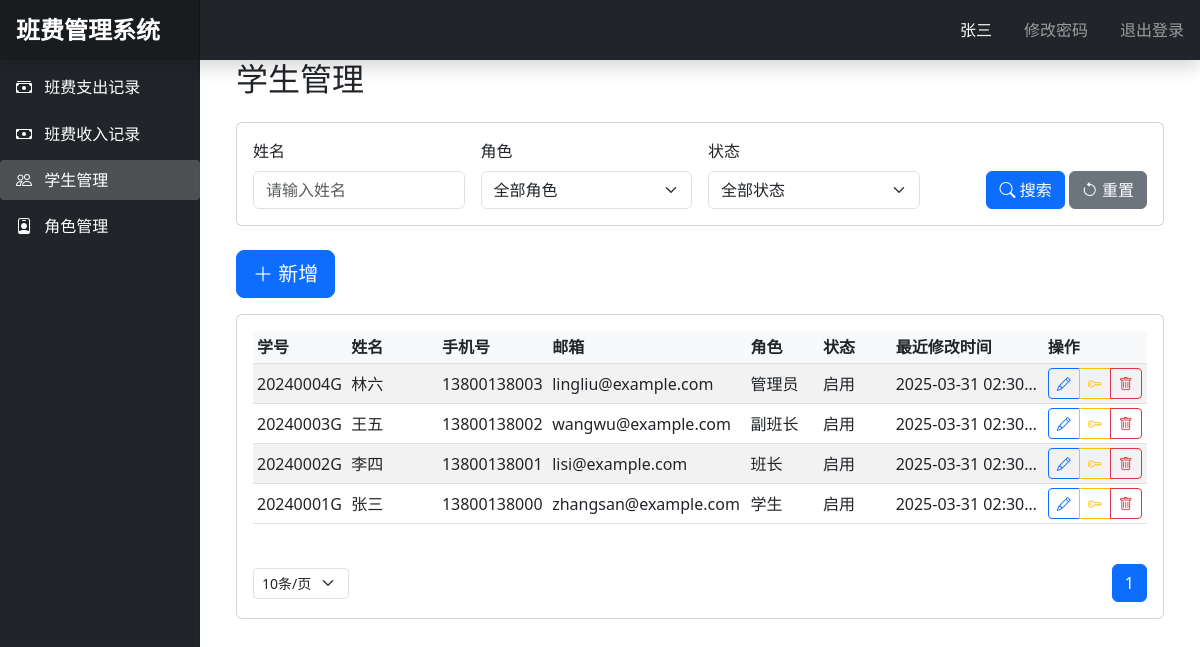
Page /students (signed in) on the earlier database version.
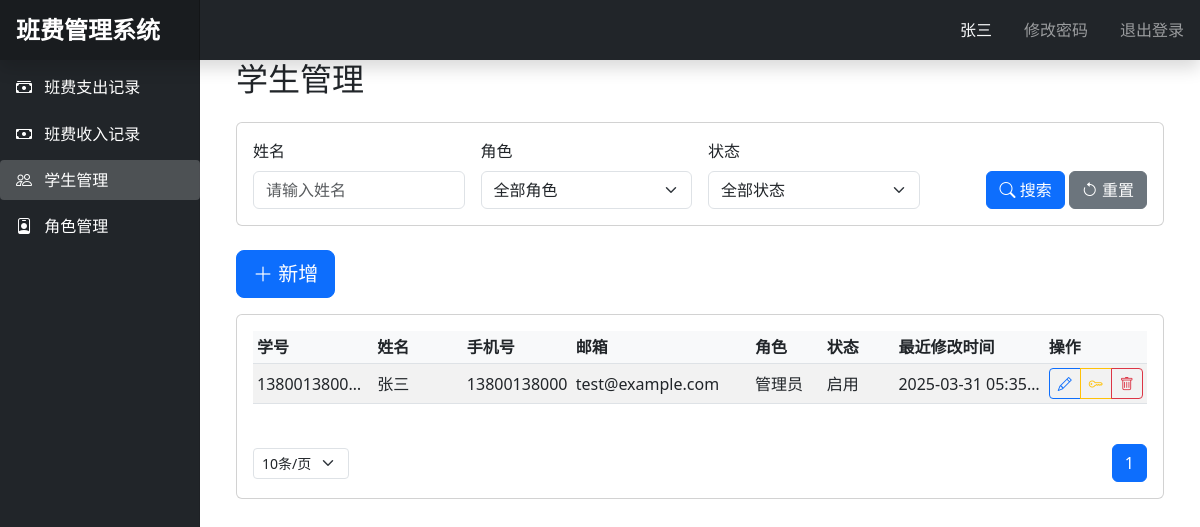
Same page on the later database version.
### app.py (models this page shows, shortened)
class Student(db.Model):
    id = db.Column(db.Integer, primary_key=True)
    student_no = db.Column(db.String(20), unique=True, nullable=False)
    name = db.Column(db.String(50), nullable=False)
    phone = db.Column(db.String(20), nullable=False)
    email = db.Column(db.String(100), nullable=False)
    role = db.Column(db.String(20), nullable=False)
    status = db.Column(db.String(20), nullable=False, default='启用')
    password_hash = db.Column(db.String(120), nullable=False, default='123456')  # 添加密码字段
    created_at = db.Column(db.DateTime, default=datetime.utcnow)
    is_active = True
    is_authenticated = True
    is_anonymous = False

### app.py (the view)
@app.route('/students')
@login_required
def students():
    page = request.args.get('page', 1, type=int)
    per_page = request.args.get('per_page', 10, type=int)
    query = Student.query
    name = request.args.get('name', '')
    if name:
        query = query.filter(Student.name.like(f'%{name}%'))
    role = request.args.get('role', '')
    if role:
        query = query.filter(Student.role == role)
    status = request.args.get('status', '')
    if status:
        query = query.filter(Student.status == status)
    pagination = query.order_by(Student.created_at.desc()).paginate(
        page=page, per_page=per_page, error_out=False)
    return render_template('students.html', students=pagination.items, pagination=pagination)

### app.py (called while the page is built)
@login_manager.user_loader
def load_user(user_id):
    return Student.query.get(int(user_id))

### templates/students.html (shortened to what this page needs)
{% extends "base.html" %}
{% block content %}
    <div class="container-fluid" style="max-width: 1600px; margin: 0 auto;">
        <h2 class="mb-4">学生管理</h2>
        <div class="card mb-4">
            <div class="card-body">
                <form method="GET" class="row g-3 align-items-end">
                    <div class="col-md-3">
                        <label class="form-label">姓名</label>
                        <input type="text" class="form-control" name="name" placeholder="请输入姓名"
                               value="{{ request.args.get('name', '') }}">
                    </div>
                    <div class="col-md-3">
                        <label class="form-label">角色</label>
                        <select class="form-select" name="role">
                            <option value="">全部角色</option>
                        </select>
                    </div>
                    <div class="col-md-3">
                        <label class="form-label">状态</label>
                        <select class="form-select" name="status">
                            <option value="">全部状态</option>
                        </select>
                    </div>
                    <div class="col-md-3 text-end">
                        <button type="submit" class="btn btn-primary">
                            <i class="bi bi-search"></i> 搜索
                        </button>
                        <a href="{{ url_for('students') }}" class="btn btn-secondary">
                            <i class="bi bi-arrow-counterclockwise"></i> 重置
                        </a>
                    </div>
                </form>
            </div>
        </div>
        <div class="mb-3">
            <button class="btn btn-primary btn-lg" data-bs-toggle="modal" data-bs-target="#addStudentModal">
                <i class="bi bi-plus-lg"></i> 新增
            </button>
        </div>
        <div class="card">
            <div class="card-body">
                <div class="table-responsive">
                    <table class="table table-striped table-hover table-sm">
                        <thead>
                        <tr>
                            <th style="width: 10%" class="fs-6">学号</th>
                            <th style="width: 10%" class="fs-6">姓名</th>
                            <th style="width: 12%" class="fs-6">手机号</th>
                            <th style="width: 20%" class="fs-6">邮箱</th>
                            <th style="width: 8%" class="fs-6">角色</th>
                            <th style="width: 8%" class="fs-6">状态</th>
                            <th style="width: 15%" class="fs-6">最近修改时间</th>
                            <th style="width: 10%" class="fs-6">操作</th>
                        </tr>
                        </thead>
                        <tbody>
                        {% for student in students %}
                            <tr data-id="{{ student.id }}">
                                <td class="text-truncate" style="max-width: 120px;">{{ student.student_no }}G</td>
                                <td class="text-truncate" style="max-width: 100px;">{{ student.name }}</td>
                                <td class="text-truncate" style="max-width: 120px;">{{ student.phone }}</td>
                                <td class="text-truncate" style="max-width: 200px;">{{ student.email }}</td>
                                <td class="text-truncate" style="max-width: 80px;">{{ student.role }}</td>
                                <td class="text-truncate" style="max-width: 80px;">{{ student.status }}</td>
                                <td class="text-truncate"
                                    style="max-width: 150px;">{{ student.created_at.strftime('%Y-%m-%d %H:%M:%S') }}</td>
                                <td>
                                    <div class="btn-group btn-group-sm">
                                        <button class="btn btn-outline-primary" onclick="editStudent({{ student.id }})"
                                                title="编辑">
                                            <i class="bi bi-pencil"></i>
                                        </button>
                                        <a href="{{ url_for('reset_password', student_id=student.id) }}"
                                           class="btn btn-outline-warning"
                                           title="重置密码"
                                           onclick="return confirm('确定要重置该学生的密码为123456吗？')">
                                            <i class="bi bi-key"></i>
                                        </a>
                                        <button class="btn btn-outline-danger" onclick="deleteStudent({{ student.id }})"
                                                title="删除">
                                            <i class="bi bi-trash"></i>
                                        </button>
                                    </div>
                                </td>
                            </tr>
                        {% endfor %}
                        </tbody>
                    </table>
                </div>
                <nav aria-label="Page navigation" class="mt-4">
                    <div class="d-flex justify-content-between align-items-center">
                        <div>
                            <select class="form-select form-select-sm d-inline-block w-auto"
                                    onchange="changePerPage(this.value)">
                                <option value="10" {% if request.args.get('per_page') == '10' %}selected{% endif %}>
                                    10条/页
                                </option>
                            </select>
                        </div>
                        <ul class="pagination mb-0">
                            {% for page in pagination.iter_pages() %}
                                {% if page %}
                                    <li class="page-item {% if page == pagination.page %}active{% endif %}">
                                        <a class="page-link"
                                           href="{{ url_for('students', page=page, name=request.args.get('name', ''), role=request.args.get('role', ''), status=request.args.get('status', ''), per_page=request.args.get('per_page', 10)) }}">{{ page }}</a>
                                    </li>
                                {% else %}
                                    <li class="page-item disabled"><span class="page-link">...</span></li>
                                {% endif %}
                            {% endfor %}
                        </ul>
                    </div>
                </nav>
            </div>
        </div>
    </div>
{% endblock %}

### templates/base.html (shortened to what this page needs)
<!DOCTYPE html>
<html lang="zh">
<head>
    <link href="https://cdn.jsdelivr.net/npm/bootstrap@5.3.0/dist/css/bootstrap.min.css" rel="stylesheet">
    <link href="https://cdn.jsdelivr.net/npm/bootstrap-icons@1.7.2/font/bootstrap-icons.css" rel="stylesheet">
</head>
<body>
    <nav class="navbar navbar-dark sticky-top bg-dark flex-md-nowrap p-0 shadow">
        <a class="navbar-brand col-md-3 col-lg-2 me-0 px-3" href="#">班费管理系统</a>
        <div class="navbar-nav">
            <div class="nav-item text-nowrap d-flex align-items-center">
                <span class="nav-link px-3 text-light">{{ current_user.name }}</span>
                <a class="nav-link px-3" href="{{ url_for('change_password') }}">修改密码</a>
                <a class="nav-link px-3" href="/logout">退出登录</a>
            </div>
        </div>
    </nav>
    <div class="container-fluid">
        <div class="row">
            <nav id="sidebarMenu" class="col-md-3 col-lg-2 d-md-block bg-dark sidebar collapse">
                <div class="position-sticky pt-3">
                    <ul class="nav flex-column">
                        <li class="nav-item">
                            <a class="nav-link {% if request.endpoint == 'expenses' %}active{% endif %}"
                               href="{{ url_for('expenses') }}">
                                <i class="bi bi-cash-stack"></i>
                                班费支出记录
                            </a>
                        </li>
                        <li class="nav-item">
                            <a class="nav-link {% if request.endpoint == 'income' %}active{% endif %}"
                               href="{{ url_for('income') }}">
                                <i class="bi bi-cash"></i>
                                班费收入记录
                            </a>
                        </li>
                        <li class="nav-item">
                            <a class="nav-link {% if request.endpoint == 'students' %}active{% endif %}"
                               href="{{ url_for('students') }}">
                                <i class="bi bi-people"></i>
                                学生管理
                            </a>
                        </li>
                        <li class="nav-item">
                            <a class="nav-link {% if request.endpoint == 'roles' %}active{% endif %}"
                               href="{{ url_for('roles') }}">
                                <i class="bi bi-person-badge"></i>
                                角色管理
                            </a>
                        </li>
                    </ul>
                </div>
            </nav>
            <main class="col-md-9 ms-sm-auto col-lg-10 px-md-4">
                {% block content %}{% endblock %}
            </main>
        </div>
    </div>
</body>
</html>

### templates/base.html (style rules this page uses)
.sidebar { position: fixed; top: 0; bottom: 0; left: 0; z-index: 100; padding: 48px 0 0; box-shadow: inset -1px 0 0 rgba(0, 0, 0, .1); background-color: #343a40; }
.sidebar .nav-link { font-weight: 500; color: #fff; padding: 0.5rem 1rem; margin: 0.2rem 0; border-radius: 0.25rem; }
.sidebar .nav-link.active { background-color: rgba(255, 255, 255, .2); }
.sidebar .nav-link i { margin-right: 0.5rem; }
.navbar-brand { padding-top: .75rem; padding-bottom: .75rem; font-size: 1.5rem; font-weight: bold; background-color: rgba(0, 0, 0, .25); box-shadow: inset -1px 0 0 rgba(0, 0, 0, .25); }
.table th { background-color: #f8f9fa; }
.table td { vertical-align: middle; }
.btn-group .btn { padding: 0.25rem 0.5rem; }
.form-label { font-weight: 500; }

Differences in the rows shown:
removed Student: student_no "20240004", name "林六", phone "13800138003", email "lingliu@example.com", role "管理员", status "启用", created_at "2025-03-31 02:30…"
removed Student: student_no "20240003", name "王五", phone "13800138002", email "wangwu@example.com", role "副班长", status "启用", created_at "2025-03-31 02:30…"
removed Student: student_no "20240002", name "李四", phone "13800138001", email "lisi@example.com", role "班长", status "启用", created_at "2025-03-31 02:30…"
changed Student "张三": student_no "20240001" → "13800138000"; email "zhangsan@example.com" → "test@example.com"; role "学生" → "管理员"; created_at "2025-03-31 02:30…" → "2025-03-31 05:35…"
